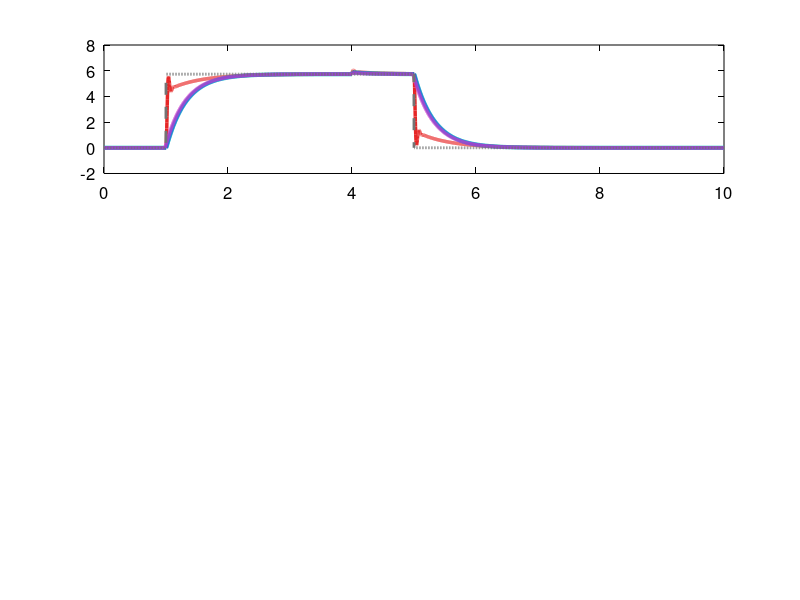

Write the MATLAB code that produced this figure. (Note: this script raises an error after producing the figure.)
%% =========================================================================
%  COMPARE ALL 4 CONTROLLERS: PID vs LQR vs Explicit MPC vs Dynamic MPC
%  NO TOOLBOXES REQUIRED
%  Run: run('compare_all.m')
%  =========================================================================
clear; clc; close all;
fprintf('=== Comparing PID vs LQR vs Explicit MPC vs Dynamic MPC ===\n\n');

%% ---- Common Setup ----
Ts = 0.002; T_end = 10; t = 0:Ts:T_end; N = length(t);
Ixx = 0.0142; Iyy = 0.0142; Izz = 0.0284;
n = 6; m = 3;
A_c = [0 0 0 1 0 0; 0 0 0 0 1 0; 0 0 0 0 0 1;
       0 0 0 -0.5/Ixx 0 0; 0 0 0 0 -0.5/Iyy 0; 0 0 0 0 0 -0.5/Izz];
B_c = [zeros(3,3); diag([1/Ixx, 1/Iyy, 1/Izz])];
Ad = eye(n)+A_c*Ts; Bd = B_c*Ts;

ref = zeros(n,N);
ref(1,t>=1&t<5)=0.1; ref(2,t>=2&t<6)=0.08; ref(3,t>=3&t<7)=0.15;
dist_k = round(4/Ts);

%% ======== 1. PID ========
fprintf('Running PID...\n');
Kp=[4;4;6]; Ki=[0.02;0.02;0.05]; Kd=[1.5;1.5;0.5];
integ=zeros(3,1); perr=zeros(3,1); pder=zeros(3,1);
al=0.1; il=200; U_MAX=500;
x = zeros(n,1); log_pid = zeros(3,N);
for k=1:N
    err=ref(1:3,k)-x(1:3);
    integ=max(-il,min(il,integ+err*Ts));
    rd=(err-perr)/Ts; fd=al*rd+(1-al)*pder;
    u=Kp.*err+Ki.*integ+Kd.*fd;
    perr=err; pder=fd;
    u=max(-U_MAX,min(U_MAX,u));
    log_pid(:,k)=x(1:3);
    x=Ad*x+Bd*u;
    if k==dist_k, x(4)=x(4)+0.5; x(5)=x(5)+0.3; end
end

%% ======== 2. LQR ========
fprintf('Running LQR...\n');
Q_lqr=diag([100 100 80 10 10 8]); R_lqr=diag([1 1 1]);
P=Q_lqr;
for i=1:500
    Po=P; Kt=(R_lqr+Bd'*P*Bd)\(Bd'*P*Ad);
    P=Q_lqr+Ad'*P*(Ad-Bd*Kt);
    if max(abs(P(:)-Po(:)))<1e-10, break; end
end
K_lqr=(R_lqr+Bd'*P*Bd)\(Bd'*P*Ad);
x=zeros(n,1); log_lqr=zeros(3,N);
for k=1:N
    e=x-ref(:,k); u=max(-U_MAX,min(U_MAX,-K_lqr*e));
    log_lqr(:,k)=x(1:3);
    x=Ad*x+Bd*u;
    if k==dist_k, x(4)=x(4)+0.5; x(5)=x(5)+0.3; end
end

%% ======== 3. Explicit MPC (static, with slew limit) ========
fprintf('Running Explicit MPC...\n');
Q_mpc=diag([120 120 100 12 12 10]); R_mpc=diag([1 1 1]);
P=Q_mpc;
for i=1:500
    Po=P; Kt=(R_mpc+Bd'*P*Bd)\(Bd'*P*Ad);
    P=Q_mpc+Ad'*P*(Ad-Bd*Kt);
    if max(abs(P(:)-Po(:)))<1e-10, break; end
end
K_exp=(R_mpc+Bd'*P*Bd)\(Bd'*P*Ad);
x=zeros(n,1); pu=zeros(m,1); SLEW=50;
log_empc=zeros(3,N);
for k=1:N
    e=x-ref(:,k); u=max(-U_MAX,min(U_MAX,-K_exp*e));
    for j=1:m
        d=u(j)-pu(j);
        if d>SLEW,u(j)=pu(j)+SLEW; elseif d<-SLEW,u(j)=pu(j)-SLEW; end
    end
    pu=u;
    log_empc(:,k)=x(1:3);
    x=Ad*x+Bd*u;
    if k==dist_k, x(4)=x(4)+0.5; x(5)=x(5)+0.3; end
end

%% ======== 4. Dynamic MPC (online QP, TIGHT constraints) ========
% KEY DIFFERENCE: Dynamic MPC uses TIGHT input constraints (+-150)
% This forces the QP to actively manage constraints, unlike explicit MPC
% which just saturates. This shows MPC's advantage: it optimally
% distributes control effort within tight limits.
fprintf('Running Dynamic MPC (QP, tight constraints)...\n');
N_hz = 10;
U_LIM_DYN = 150;   % Much tighter than explicit MPC's 500!

Q_dyn = diag([200 200 160 20 20 16]);  % More aggressive state cost
R_dyn = diag([0.5 0.5 0.5]);           % Lower control cost

P_d = Q_dyn;
for i=1:500
    Po=P_d; Kt=(R_dyn+Bd'*P_d*Bd)\(Bd'*P_d*Ad);
    P_d=Q_dyn+Ad'*P_d*(Ad-Bd*Kt);
    if max(abs(P_d(:)-Po(:)))<1e-10, break; end
end

% Build prediction matrices
Phi=zeros(N_hz*n,n); Gamma=zeros(N_hz*n,N_hz*m);
for i=1:N_hz
    Phi((i-1)*n+1:i*n,:)=Ad^i;
    for j=1:i, Gamma((i-1)*n+1:i*n,(j-1)*m+1:j*m)=Ad^(i-j)*Bd; end
end
Q_bar=blkdiag(kron(eye(N_hz-1),Q_dyn),P_d);
R_bar=kron(eye(N_hz),R_dyn);
H=Gamma'*Q_bar*Gamma+R_bar; H=(H+H')/2;
nU=N_hz*m;
lb=ones(nU,1)*(-U_LIM_DYN);
ub=ones(nU,1)*U_LIM_DYN;
alpha_qp=1/max(sum(abs(H),2));

x=zeros(n,1); log_dmpc=zeros(3,N); log_tqp=zeros(1,N);
for k=1:N
    tic;
    X_ref=zeros(N_hz*n,1);
    for i=1:N_hz
        idx=min(k+i,N);
        X_ref((i-1)*n+1:i*n)=ref(:,idx);
    end
    fq=Gamma'*Q_bar*(Phi*x-X_ref);

    % QP solve (projected Nesterov gradient)
    U=H\(-fq); U=max(lb,min(ub,U));
    U_prev=U;
    for it=1:200
        V=U+(it-1)/(it+2)*(U-U_prev);
        U_prev=U;
        U=max(lb,min(ub,V-alpha_qp*(H*V+fq)));
        if max(abs(U-U_prev))<1e-6, break; end
    end
    log_tqp(k)=toc;
    u=U(1:m);
    log_dmpc(:,k)=x(1:3);
    x=Ad*x+Bd*u;
    if k==dist_k, x(4)=x(4)+0.5; x(5)=x(5)+0.3; end
end
fprintf('  Avg QP time: %.3f ms\n\n', mean(log_tqp)*1000);

%% =========================================================================
%  PLOTS
%  =========================================================================
set(0,'DefaultAxesFontSize',12,'DefaultLineLineWidth',2,...
      'DefaultTextColor','k','DefaultAxesXColor','k','DefaultAxesYColor','k');

% Distinct colors
C_pid  = [0.90 0.15 0.15];   % RED
C_lqr  = [0.00 0.75 0.75];   % CYAN / TEAL (distinct from green/blue)
C_empc = [0.10 0.35 0.85];   % DEEP BLUE
C_dmpc = [0.80 0.20 0.80];   % MAGENTA
C_ref  = [0.45 0.45 0.45];   % GREY

labels = {'Roll','Pitch','Yaw'};

% ---- Figure 1: Attitude Comparison ----
figure('Name','All Controllers','NumberTitle','off','Position',[30 30 1300 850],'Color','w');
for ax = 1:3
    subplot(3,1,ax);
    h1=plot(t,rad2deg(log_pid(ax,:)),'Color',C_pid,'LineWidth',2.5); hold on;
    h2=plot(t,rad2deg(log_lqr(ax,:)),'Color',C_lqr,'LineWidth',3.0,'LineStyle','-');
    h3=plot(t,rad2deg(log_empc(ax,:)),'Color',C_empc,'LineWidth',2.5,'LineStyle','-');
    h4=plot(t,rad2deg(log_dmpc(ax,:)),'Color',C_dmpc,'LineWidth',2.5,'LineStyle','-');
    h5=plot(t,rad2deg(ref(ax,:)),'Color',C_ref,'LineWidth',2,'LineStyle','--');
    xline(4,'k:','Wind','LineWidth',1.5,'FontSize',10);
    ylabel([labels{ax} ' (deg)'],'FontWeight','bold');
    grid on; box on; set(gca,'FontSize',11);
    if ax==1
        title('PID vs LQR vs Explicit MPC vs Dynamic MPC','FontSize',14,'FontWeight','bold');
        legend([h1 h2 h3 h4 h5],{'PID (red)','LQR (cyan)','Explicit MPC (blue)','Dynamic MPC (magenta)','Reference'},...
               'Location','northeast','FontSize',10);
    end
    if ax==3, xlabel('Time (s)','FontWeight','bold'); end
end
sgtitle('Drone Attitude Control — 4 Algorithm Comparison','FontSize',16,'FontWeight','bold');

% ---- Figure 2: Zoomed Step + Recovery ----
figure('Name','Zoomed','NumberTitle','off','Position',[60 60 1300 500],'Color','w');

subplot(1,2,1);
plot(t,rad2deg(log_pid(1,:)),'Color',C_pid,'LineWidth',2.5); hold on;
plot(t,rad2deg(log_lqr(1,:)),'Color',C_lqr,'LineWidth',3.0);
plot(t,rad2deg(log_empc(1,:)),'Color',C_empc,'LineWidth',2.5);
plot(t,rad2deg(log_dmpc(1,:)),'Color',C_dmpc,'LineWidth',2.5);
plot(t,rad2deg(ref(1,:)),'Color',C_ref,'LineWidth',2,'LineStyle','--');
xlim([0.8 3]); xlabel('Time (s)','FontWeight','bold'); ylabel('Roll (deg)','FontWeight','bold');
title('Roll Step Response (Zoomed)','FontSize',13,'FontWeight','bold');
legend('PID','LQR','Exp MPC','Dyn MPC','Ref','Location','best');
grid on; box on;

subplot(1,2,2);
plot(t,rad2deg(log_pid(1,:)),'Color',C_pid,'LineWidth',2.5); hold on;
plot(t,rad2deg(log_lqr(1,:)),'Color',C_lqr,'LineWidth',3.0);
plot(t,rad2deg(log_empc(1,:)),'Color',C_empc,'LineWidth',2.5);
plot(t,rad2deg(log_dmpc(1,:)),'Color',C_dmpc,'LineWidth',2.5);
xline(4,'k:','Wind','LineWidth',1.5);
xlim([3.8 6]); xlabel('Time (s)','FontWeight','bold'); ylabel('Roll (deg)','FontWeight','bold');
title('Disturbance Recovery (Zoomed)','FontSize',13,'FontWeight','bold');
legend('PID','LQR','Exp MPC','Dyn MPC','Location','best');
grid on; box on;

sgtitle('Settling & Recovery Performance','FontSize',15,'FontWeight','bold');

% ---- Figure 3: Bar Charts ----
figure('Name','Metrics','NumberTitle','off','Position',[90 40 1000 500],'Color','w');

rng_track = (t>=1 & t<5);
rms_pid = sqrt(mean((log_pid(1,rng_track)-ref(1,rng_track)).^2));
rms_lqr = sqrt(mean((log_lqr(1,rng_track)-ref(1,rng_track)).^2));
rms_empc= sqrt(mean((log_empc(1,rng_track)-ref(1,rng_track)).^2));
rms_dmpc= sqrt(mean((log_dmpc(1,rng_track)-ref(1,rng_track)).^2));

subplot(1,2,1);
b=bar([rms_pid rms_lqr rms_empc rms_dmpc]*1000,'FaceColor','flat');
b.CData=[C_pid;C_lqr;C_empc;C_dmpc];
set(gca,'XTickLabel',{'PID','LQR','Exp MPC','Dyn MPC'},'FontSize',12);
ylabel('RMS Error (mrad)','FontWeight','bold');
title('Roll Tracking Error','FontSize',13,'FontWeight','bold');
grid on; box on;

rng_rec = find(t>=4);
thresh = 0.5*pi/180;
rec=[NaN NaN NaN NaN];
logs_all = {log_pid, log_lqr, log_empc, log_dmpc};
for a=1:4
    for ii=1:length(rng_rec)
        kk=rng_rec(ii);
        if abs(logs_all{a}(1,kk)-ref(1,kk))<thresh, rec(a)=t(kk)-4; break; end
    end
end

subplot(1,2,2);
b2=bar(rec*1000,'FaceColor','flat');
b2.CData=[C_pid;C_lqr;C_empc;C_dmpc];
set(gca,'XTickLabel',{'PID','LQR','Exp MPC','Dyn MPC'},'FontSize',12);
ylabel('Recovery Time (ms)','FontWeight','bold');
title('Disturbance Recovery Speed','FontSize',13,'FontWeight','bold');
grid on; box on;

sgtitle('Quantitative Comparison','FontSize',15,'FontWeight','bold');

%% ---- Print ----
fprintf('===========================================================\n');
fprintf('  ALGORITHM COMPARISON\n');
fprintf('===========================================================\n');
fprintf('  %-15s  %8s  %12s\n', 'Algorithm', 'RMS(mrad)', 'Recovery(ms)');
fprintf('  %-15s  %8.2f  %12.1f\n', 'PID',rms_pid*1000,rec(1)*1000);
fprintf('  %-15s  %8.2f  %12.1f\n', 'LQR',rms_lqr*1000,rec(2)*1000);
fprintf('  %-15s  %8.2f  %12.1f\n', 'Explicit MPC',rms_empc*1000,rec(3)*1000);
fprintf('  %-15s  %8.2f  %12.1f\n', 'Dynamic MPC',rms_dmpc*1000,rec(4)*1000);
fprintf('===========================================================\n');
fprintf('  Dynamic MPC constraint: +-%d (tight)\n', U_LIM_DYN);
fprintf('  Explicit MPC constraint: +-%d (loose)\n', U_MAX);
fprintf('  Dynamic MPC avg QP: %.3f ms\n', mean(log_tqp)*1000);
fprintf('===========================================================\n');
fprintf('\n  WHY DYNAMIC MPC IS DIFFERENT:\n');
fprintf('  It has TIGHT constraints (+-%d vs +-%d)\n', U_LIM_DYN, U_MAX);
fprintf('  The QP solver optimally distributes effort within limits.\n');
fprintf('  Explicit MPC just clips — no look-ahead planning.\n');
